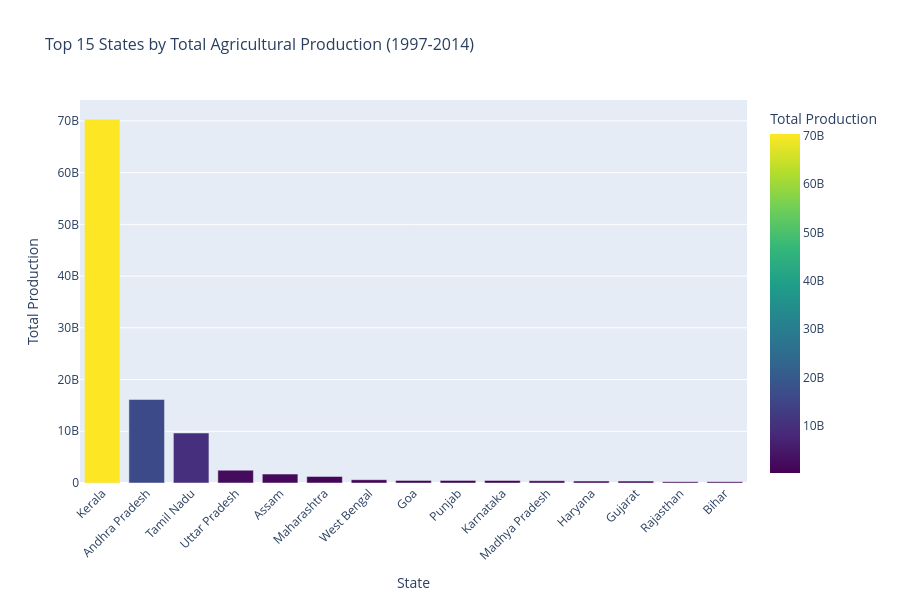

Notebook source saved alongside this figure:
### Markdown cell above
## 2. State-Level Production Choropleth Map

### Code cell
# Create choropleth map
fig = px.bar(state_production.sort_values('total_production', ascending=False).head(15),
             x='state', y='total_production',
             title='Top 15 States by Total Agricultural Production (1997-2014)',
             labels={'total_production': 'Total Production', 'state': 'State'},
             color='total_production',
             color_continuous_scale='Viridis',
             height=600)

fig.update_layout(
    xaxis_tickangle=-45,
    font=dict(size=12),
    title_font_size=16
)

fig.write_html(f'{OUTPUT}/india_state_production_map.html')
fig.show()

print(f"✅ Interactive map saved to: {OUTPUT}/india_state_production_map.html")

### Figure 1 — Plotly figure (JSON) as saved in the notebook; plotly's stock layout.template omitted (floating-point values rounded to 4 significant figures)
{"data": [{"hovertemplate": "State=%{x}<br>Total Production=%{marker.color}<extra></extra>", "legendgroup": "", "marker": {"color": [70340000000.0, 16160000000.0, 9667000000.0, 2473000000.0, 1723000000.0, 1264000000.0, 634600000.0, 505800000.0, 504500000.0, 481000000.0, 441000000.0, 369000000.0, 362800000.0, 259700000.0, 258400000.0], "coloraxis": "coloraxis", "pattern": {"shape": ""}}, "name": "", "orientation": "v", "showlegend": false, "textposition": "auto", "type": "bar", "x": ["Kerala", "Andhra Pradesh", "Tamil Nadu", "Uttar Pradesh", "Assam", "Maharashtra", "West Bengal", "Goa", "Punjab", "Karnataka", "Madhya Pradesh", "Haryana", "Gujarat", "Rajasthan", "Bihar"], "xaxis": "x", "y": [70340000000.0, 16160000000.0, 9667000000.0, 2473000000.0, 1723000000.0, 1264000000.0, 634600000.0, 505800000.0, 504500000.0, 481000000.0, 441000000.0, 369000000.0, 362800000.0, 259700000.0, 258400000.0], "yaxis": "y"}], "layout": {"barmode": "relative", "coloraxis": {"colorbar": {"title": {"text": "Total Production"}}, "colorscale": [[0, "#440154"], [0.1111, "#482878"], [0.2222, "#3e4989"], [0.3333, "#31688e"], [0.4444, "#26828e"], [0.5556, "#1f9e89"], [0.6667, "#35b779"], [0.7778, "#6ece58"], [0.8889, "#b5de2b"], [1, "#fde725"]]}, "font": {"size": 12}, "height": 600, "legend": {"tracegroupgap": 0}, "title": {"font": {"size": 16}, "text": "Top 15 States by Total Agricultural Production (1997-2014)"}, "xaxis": {"anchor": "y", "domain": [0, 1], "tickangle": -45, "title": {"text": "State"}}, "yaxis": {"anchor": "x", "domain": [0, 1], "title": {"text": "Total Production"}}}}
